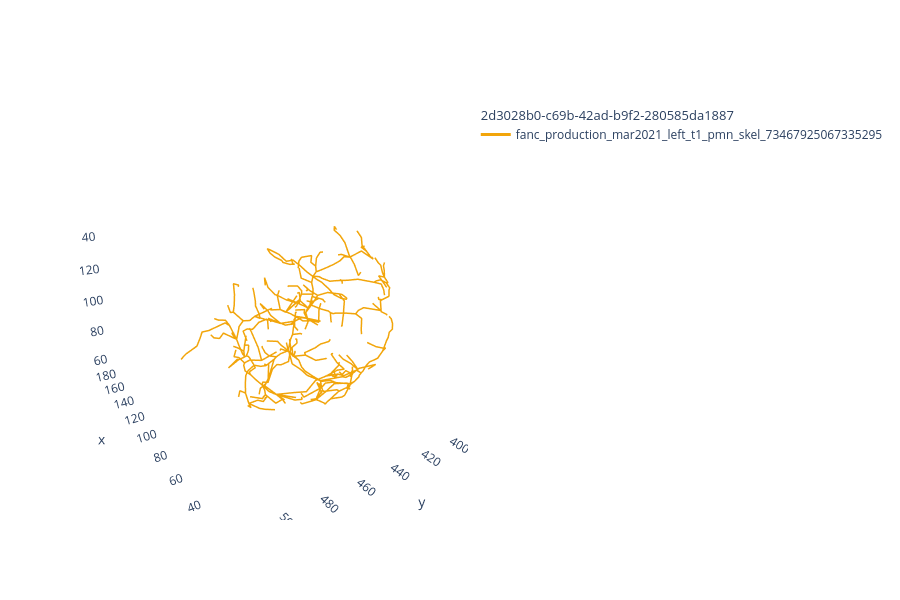

The notebook cell saved with this chart:
### Code cell
navis.plot3d(query_neuron)

### Figure 1 — Plotly figure (JSON) as saved in the notebook; plotly's stock layout.template omitted (floating-point values rounded to 4 significant figures; data arrays with more than 128 entries replaced by an {"elided": "..."} marker saying what was removed)
{"data": [{"hoverinfo": "none", "hovertext": " ", "legendgroup": "2d3028b0-c69b-42ad-b9f2-280585da1887", "legendgrouptitle": {"text": "2d3028b0-c69b-42ad-b9f2-280585da1887"}, "line": {"color": "rgb(242,165,10)", "dash": "solid", "width": 3}, "mode": "lines", "name": "fanc_production_mar2021_left_t1_pmn_skel_73467925067335295", "opacity": 1, "showlegend": true, "type": "scatter3d", "x": {"elided": "759 float values"}, "y": {"elided": "759 float values"}, "z": {"elided": "759 float values"}}], "layout": {"autosize": true, "height": 600, "legend": {"bgcolor": "rgba(0,0,0,0)", "orientation": "v"}, "paper_bgcolor": "rgba(0,0,0,0)", "plot_bgcolor": "rgba(0,0,0,0)", "scene": {"aspectmode": "data", "aspectratio": {"x": 1, "y": 1, "z": 1}, "camera": {"eye": {"x": -1.743, "y": 1.071, "z": 0.71}, "up": {"x": 0, "y": 0, "z": 1}}, "xaxis": {"backgroundcolor": "rgb(240, 240, 240)", "gridcolor": "rgb(255, 255, 255)", "showbackground": false, "showgrid": false, "showline": false, "zerolinecolor": "rgb(255, 255, 255)"}, "yaxis": {"backgroundcolor": "rgb(240, 240, 240)", "gridcolor": "rgb(255, 255, 255)", "showbackground": false, "showgrid": false, "showline": false, "zerolinecolor": "rgb(255, 255, 255)"}, "zaxis": {"backgroundcolor": "rgb(240, 240, 240)", "gridcolor": "rgb(255, 255, 255)", "showbackground": false, "showgrid": false, "showline": false, "zerolinecolor": "rgb(255, 255, 255)"}}, "showlegend": true}}
